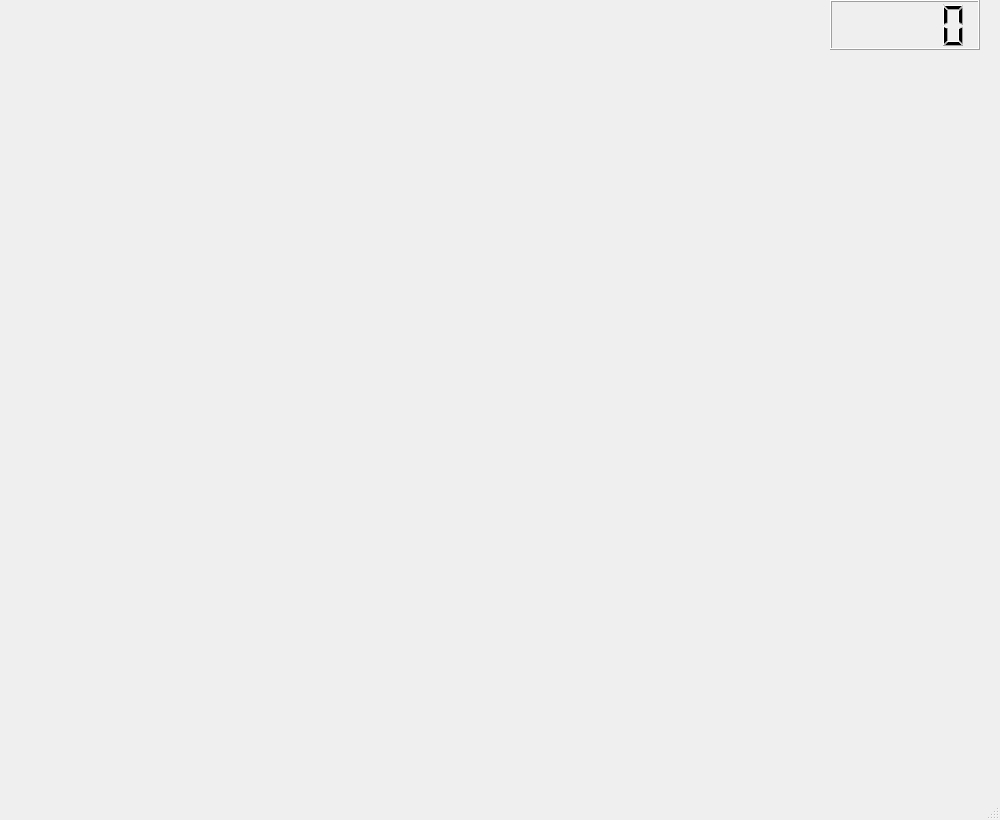
<?xml version="1.0" encoding="UTF-8"?>
<ui version="4.0">
 <class>MainWindow</class>
 <widget class="QMainWindow" name="MainWindow">
  <property name="geometry">
   <rect>
    <x>0</x>
    <y>0</y>
    <width>1000</width>
    <height>820</height>
   </rect>
  </property>
  <property name="windowTitle">
   <string>MainWindow</string>
  </property>
  <widget class="QWidget" name="centralWidget">
   <widget class="Game_area" name="widgetGameArea" native="true">
    <property name="geometry">
     <rect>
      <x>0</x>
      <y>0</y>
      <width>800</width>
      <height>800</height>
     </rect>
    </property>
   </widget>
   <widget class="QLCDNumber" name="lcdNumber">
    <property name="geometry">
     <rect>
      <x>830</x>
      <y>0</y>
      <width>150</width>
      <height>50</height>
     </rect>
    </property>
   </widget>
   <widget class="QWidget" name="widget" native="true">
    <property name="geometry">
     <rect>
      <x>830</x>
      <y>90</y>
      <width>150</width>
      <height>200</height>
     </rect>
    </property>
   </widget>
  </widget>
  <widget class="QStatusBar" name="statusBar"/>
 </widget>
 <layoutdefault spacing="6" margin="11"/>
 <customwidgets>
  <customwidget>
   <class>Game_area</class>
   <extends>QWidget</extends>
   <header location="global">game_area.h</header>
   <container>1</container>
  </customwidget>
 </customwidgets>
 <resources/>
 <connections/>
</ui>
